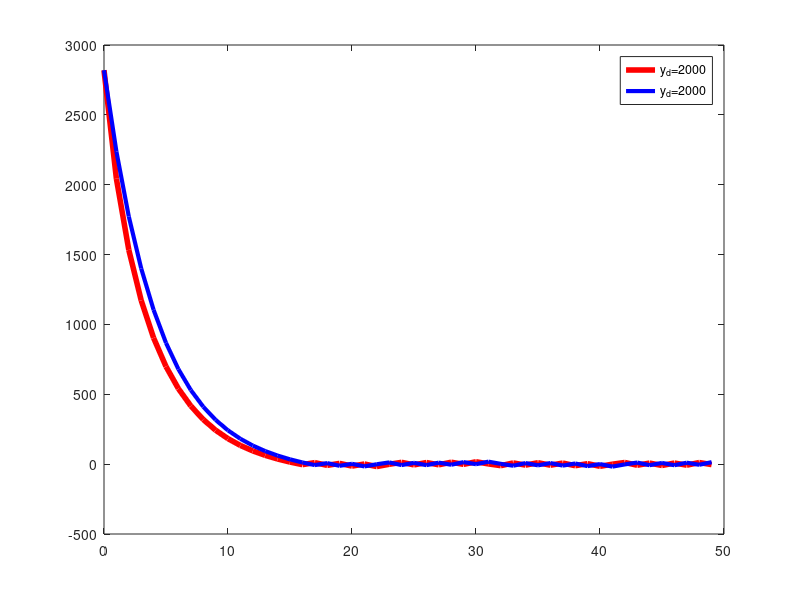

Here is the MATLAB script that generated this plot: (Note: this script raises an error after producing the figure.)
clear all

%System Configuration
p=0.94; a(1)=0; a(2)=0; a(3)=0.1;a(4)=0.2 ; a(5)=0;a(6)=0.5;a(7)=0.2;
A=[p,a(7),a(6),a(5),a(4),a(3),a(2),a(1);0,0,1,0,0,0,0,0;0,0,0,1,0,0,0,0;0,0,0,0,1,0,0,0;0,0,0,0,0,1,0,0;0,0,0,0,0,0,1,0;0,0,0,0,0,0,0,1;0,0,0,0,0,0,0,0;];
b=[0;0;0;0;0;0;0;1;];
c(1)=1;
for i=2:8
    c(i)=0;
   for j=1:i-1
       c(i)=c(i)+a(8-j)/(p^(i-j));
   end

end
w_k=10;                                                        %w_k=0 or 10;
d_k=[w_k;0;0;0;0;0;0;0]; 

%Reference trajectory
xd=[1; 1-p; 1-p; 1-p; 1-p; 1-p; 1-p;1-p];
y_d=2000;                                                    % yd=2000,5000,8000 set up in sequence
x1d=xd*y_d;                                               

%Initial value of states
x(:,1)=[0;0;0;0;0;0;0;0;];
x1(:,1)=[0;0;0;0;0;0;0;0;];

%Control parameters
rho=0.2;
eta=15;
delta=3000;
num=50;


for i=1:num
    s(i)=c*(x1d-x(:,i));
    epsi(i)=atan(s(i)/delta);
    u(i)=(c*x1d-c*A*x(:,i)-delta*tan((1-rho)*epsi(i)-(eta/delta)*sign(s(i)))-c*d_k*sin(2*pi/20*(i-1)))/(c*b);  %Proposed control law
    x(:,i+1)=A*x(:,i)+b*u(i)+d_k*sin(2*pi/20*i);                                   %System output
end
for i=1:num
   ds(i)=c*d_k*(sin(2*pi/20*i)-sin(2*pi/20*(i-1)));                                                          
end
max_d=max(abs(ds));                          % The upper bound of disturbances after differencing  
for i=1:num
    s1(i)=c*(x1d-x1(:,i));
    epsi1(i)=s1(i);

    u1(i)=(c*x1d-c*A*x1(:,i)-((1-rho)*epsi1(i)-eta*sign(s1(i)))-c*d_k*sin(2*pi/20*(i-1)))/(c*b);       %A comparative approach
    x1(:,i+1)=A*x1(:,i)+b*u1(i)+d_k*sin(2*pi/20*i);
    
    
    yd(i)=x1d(1,:);
    if w_k==0
        ss(i)=eta;
    else
        ss(i)=eta+max_d;
    end
    sd(i)=0;
end
za=0.9989;  zb=1.0011;    %The upper and lower bounds of z

log((1-zb+zb*rho)*(za*eta/delta+atan(max_d/delta))+za*eta/delta-atan(max_d/delta)/((1-zb+zb*rho)*pi/2+za*eta/delta-atan(max_d/delta)))/log(zb*(1-rho))  % The upper bound of the convergence steps
                                             
colorz='r';
colorz1='b';
y=x(1,:);
y1=x1(1,:);

t=1:num;
tt=t-1;
figure(1)
plot(tt,s(t),colorz,'linewidth',4.0);
hold on;
plot(tt,s1(t),colorz1,'linewidth',3.0);
hold on;
%plot(tt,ss(t),'--k',tt,-ss(t),'--k','linewidth',3.0);
hold on;
%plot(tt,sd(t),':k','linewidth',2.0);
hold on;
leg = legend('y_d=2000','y_d=2000','y_d=5000','y_d=5000','y_d=8000','y_d=8000');leg.ItemTokenSize = [100,2];
xlabel('\it{k}')
ylabel('\it{s_k}')
set(gca,'FontName','Times New Roman','FontSize',45)



figure(2)
%plot(tt,yd(t),'--k');
hold on;
plot(tt,y(t),colorz,'linewidth',4.0);
hold on;
plot(tt,y1(t),colorz1,'linewidth',3.0);
hold on;
leg = legend('y_d=2000','y_d=2000','y_d=5000','y_d=5000','y_d=8000','y_d=8000');leg.ItemTokenSize = [100,2];
xlabel('\it{k}')
ylabel('\it{x_{1,k}}')
set(gca,'FontName','Times New Roman','FontSize',45)
figure(3)
plot(tt,u(t),colorz,'linewidth',4.0);
hold on;
plot(tt,u1(t),colorz1,'linewidth',3.0);
hold on;
leg = legend('y_d=2000','y_d=2000','y_d=5000','y_d=5000','y_d=8000','y_d=8000');leg.ItemTokenSize = [100,2];
xlabel('\it{k}')
ylabel('\it{u_k}')
set(gca,'FontName','Times New Roman','FontSize',45)